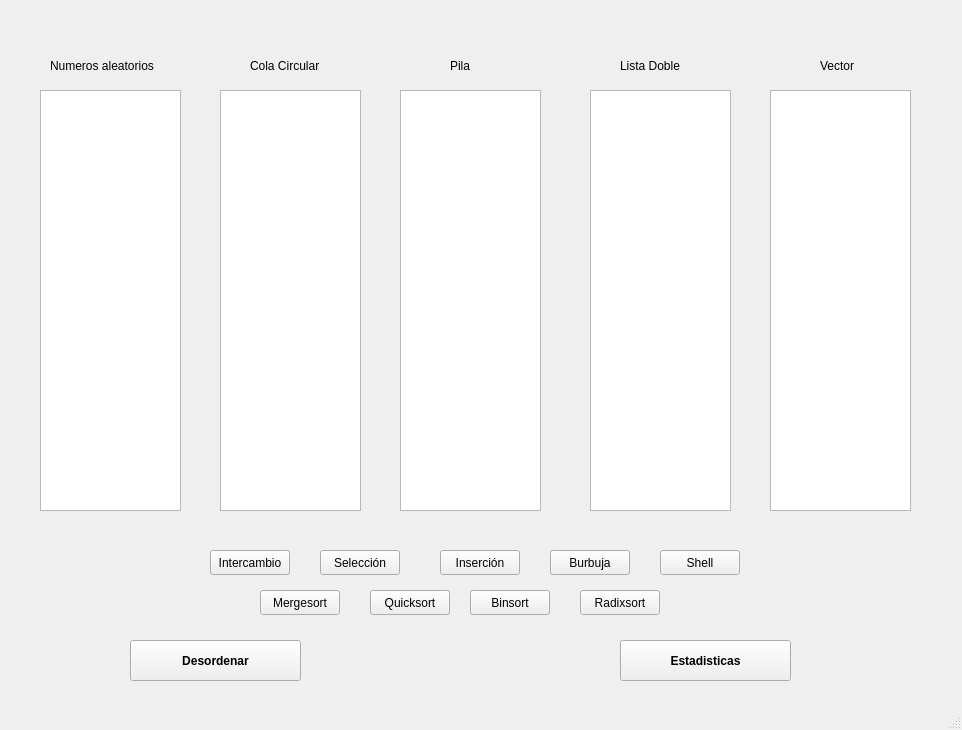
<?xml version="1.0" encoding="UTF-8"?>
<ui version="4.0">
 <class>MainWindow</class>
 <widget class="QMainWindow" name="MainWindow">
  <property name="geometry">
   <rect>
    <x>0</x>
    <y>0</y>
    <width>962</width>
    <height>730</height>
   </rect>
  </property>
  <property name="windowTitle">
   <string>MainWindow</string>
  </property>
  <widget class="QWidget" name="centralwidget">
   <widget class="QTextEdit" name="txtNumeros">
    <property name="geometry">
     <rect>
      <x>40</x>
      <y>90</y>
      <width>141</width>
      <height>421</height>
     </rect>
    </property>
   </widget>
   <widget class="QLabel" name="label">
    <property name="geometry">
     <rect>
      <x>50</x>
      <y>50</y>
      <width>121</width>
      <height>31</height>
     </rect>
    </property>
    <property name="text">
     <string>Numeros aleatorios</string>
    </property>
   </widget>
   <widget class="QTextEdit" name="txtCola">
    <property name="geometry">
     <rect>
      <x>220</x>
      <y>90</y>
      <width>141</width>
      <height>421</height>
     </rect>
    </property>
   </widget>
   <widget class="QLabel" name="label_2">
    <property name="geometry">
     <rect>
      <x>250</x>
      <y>50</y>
      <width>81</width>
      <height>31</height>
     </rect>
    </property>
    <property name="text">
     <string>Cola Circular</string>
    </property>
   </widget>
   <widget class="QLabel" name="label_3">
    <property name="geometry">
     <rect>
      <x>450</x>
      <y>50</y>
      <width>31</width>
      <height>31</height>
     </rect>
    </property>
    <property name="text">
     <string>Pila</string>
    </property>
   </widget>
   <widget class="QTextEdit" name="txtPila">
    <property name="geometry">
     <rect>
      <x>400</x>
      <y>90</y>
      <width>141</width>
      <height>421</height>
     </rect>
    </property>
   </widget>
   <widget class="QLabel" name="label_4">
    <property name="geometry">
     <rect>
      <x>620</x>
      <y>50</y>
      <width>71</width>
      <height>31</height>
     </rect>
    </property>
    <property name="text">
     <string>Lista Doble</string>
    </property>
   </widget>
   <widget class="QTextEdit" name="txtLista">
    <property name="geometry">
     <rect>
      <x>590</x>
      <y>90</y>
      <width>141</width>
      <height>421</height>
     </rect>
    </property>
   </widget>
   <widget class="QLabel" name="label_5">
    <property name="geometry">
     <rect>
      <x>820</x>
      <y>50</y>
      <width>41</width>
      <height>31</height>
     </rect>
    </property>
    <property name="text">
     <string>Vector</string>
    </property>
   </widget>
   <widget class="QTextEdit" name="txtVector">
    <property name="geometry">
     <rect>
      <x>770</x>
      <y>90</y>
      <width>141</width>
      <height>421</height>
     </rect>
    </property>
   </widget>
   <widget class="QPushButton" name="btnInsercion">
    <property name="geometry">
     <rect>
      <x>440</x>
      <y>550</y>
      <width>80</width>
      <height>25</height>
     </rect>
    </property>
    <property name="text">
     <string>Inserción</string>
    </property>
   </widget>
   <widget class="QPushButton" name="btnIntercambio">
    <property name="geometry">
     <rect>
      <x>210</x>
      <y>550</y>
      <width>80</width>
      <height>25</height>
     </rect>
    </property>
    <property name="text">
     <string>Intercambio</string>
    </property>
   </widget>
   <widget class="QPushButton" name="btnSeleccion">
    <property name="geometry">
     <rect>
      <x>320</x>
      <y>550</y>
      <width>80</width>
      <height>25</height>
     </rect>
    </property>
    <property name="text">
     <string>Selección</string>
    </property>
   </widget>
   <widget class="QPushButton" name="btnBurbuja">
    <property name="geometry">
     <rect>
      <x>550</x>
      <y>550</y>
      <width>80</width>
      <height>25</height>
     </rect>
    </property>
    <property name="text">
     <string>Burbuja</string>
    </property>
   </widget>
   <widget class="QPushButton" name="btnShell">
    <property name="geometry">
     <rect>
      <x>660</x>
      <y>550</y>
      <width>80</width>
      <height>25</height>
     </rect>
    </property>
    <property name="text">
     <string>Shell</string>
    </property>
   </widget>
   <widget class="QPushButton" name="btnMergesort">
    <property name="geometry">
     <rect>
      <x>260</x>
      <y>590</y>
      <width>80</width>
      <height>25</height>
     </rect>
    </property>
    <property name="text">
     <string>Mergesort</string>
    </property>
   </widget>
   <widget class="QPushButton" name="btnQuicksort">
    <property name="geometry">
     <rect>
      <x>370</x>
      <y>590</y>
      <width>80</width>
      <height>25</height>
     </rect>
    </property>
    <property name="text">
     <string>Quicksort</string>
    </property>
   </widget>
   <widget class="QPushButton" name="btnBinsort">
    <property name="geometry">
     <rect>
      <x>470</x>
      <y>590</y>
      <width>80</width>
      <height>25</height>
     </rect>
    </property>
    <property name="text">
     <string>Binsort</string>
    </property>
   </widget>
   <widget class="QPushButton" name="btnRadixsort">
    <property name="geometry">
     <rect>
      <x>580</x>
      <y>590</y>
      <width>80</width>
      <height>25</height>
     </rect>
    </property>
    <property name="text">
     <string>Radixsort</string>
    </property>
   </widget>
   <widget class="QPushButton" name="btnDesordenar">
    <property name="geometry">
     <rect>
      <x>130</x>
      <y>640</y>
      <width>171</width>
      <height>41</height>
     </rect>
    </property>
    <property name="font">
     <font>
      <weight>75</weight>
      <bold>true</bold>
     </font>
    </property>
    <property name="text">
     <string>Desordenar</string>
    </property>
   </widget>
   <widget class="QPushButton" name="btnEstadisticas">
    <property name="geometry">
     <rect>
      <x>620</x>
      <y>640</y>
      <width>171</width>
      <height>41</height>
     </rect>
    </property>
    <property name="font">
     <font>
      <weight>75</weight>
      <bold>true</bold>
     </font>
    </property>
    <property name="text">
     <string>Estadisticas</string>
    </property>
   </widget>
  </widget>
  <widget class="QMenuBar" name="menubar">
   <property name="geometry">
    <rect>
     <x>0</x>
     <y>0</y>
     <width>962</width>
     <height>25</height>
    </rect>
   </property>
  </widget>
  <widget class="QStatusBar" name="statusbar"/>
 </widget>
 <resources/>
 <connections/>
</ui>
